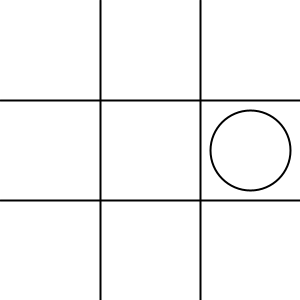
Frame 1 (no input)
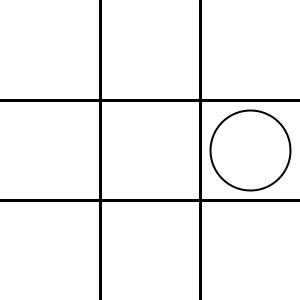
Frame 60 (the mouse pressed at the canvas centre just before this capture)
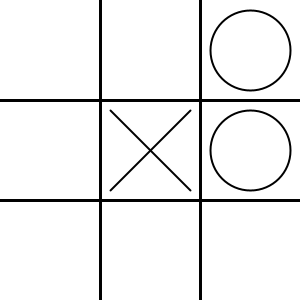
Frame 120 (the mouse held since frame 60 and released just before this capture)

The Processing sketch that drew these frames (run headless with seeded random() and noise(); from frame 60 on, the mouse is pressed at the canvas centre):

// Processing sketch: processing_126563
// ── processing_126563.pde

int[] board = new int[9];
int botMove;
int shape;

boolean over;
boolean playerTurn;
boolean ai;

void setup() {
  size(300, 300);
  background(255);
  for (int i = 0; i<board.length;i++) {
    board[i] = 0;
  }
}

void draw() {
  strokeWeight(2);
  stroke(0);
  line(width/3, 0, width/3, height);
  line(2*width/3, 0, 2*width/3, height);
  line(0, height/3, width, height/3);
  line(0, 2*height/3, width, 2*height/3);

  if (over==false) {
    if (playerTurn) {
      player();
      pCheckGame();
    }
    else {
      bot();
      bCheckGame();
    }
  }
  else {
    delay(700);
    shape = (int) random(2);
    for (int i = 0; i<board.length;i++) {
      board[i] = 0;
    }
    background(255);
    over = false;
  }
  filledTest();
  mousePressed = false;
}
void filledTest() {
  if ( board[0]!=0 && board[1]!=0 && board[2]!=0 &&
    board[3]!=0 && board[4]!=0 && board[5]!=0 &&
    board[6]!=0 && board[7]!=0 && board[8]!=0) {
    delay(1000);
    over = true;
  }
}

void player() {
  if (mousePressed) {
    if (shape == 0) {
      if (0<mouseX && mouseX<width && 0<mouseY && mouseY<height && board[(3*mouseX/width)+3*round(3*mouseY/height)] == 0) {
        board[(3*mouseX/width)+3*round(3*mouseY/height)] = 1;
        line(width/3*round(3*mouseX/width)+10, height/3*round(3*mouseY/height)+10, width/3*round(3*mouseX/width)+90, height/3*round(3*mouseY/height)+90);
        line(width/3*round(3*mouseX/width)+90, height/3*round(3*mouseY/height)+10, width/3*round(3*mouseX/width)+10, height/3*round(3*mouseY/height)+90);
        playerTurn = false;
      }
    }
    if (shape == 1) {
      if (0<mouseX && mouseX<width && 0<mouseY && mouseY<height && board[(3*mouseX/width)+3*round(3*mouseY/height)] == 0) {
        board[(3*mouseX/width)+3*round(3*mouseY/height)] = 1;
        fill(255);
        ellipse((width/3)*(((3*mouseX/width)+3*round(3*mouseY/height))%3)+50, (height/3)*(((3*mouseX/width)+3*round(3*mouseY/height))/3)+50, 80, 80);
        playerTurn = false;
      }
    }
  }
}

void bot() {
  ai = false;
  if (ai == false && playerTurn == false) {
    botMove = (int)random(9);
    if (board[botMove]==0) {
      if (shape == 0) {
        board[botMove] = 2;
        fill(255);
        ellipse((width/3)*((botMove)%3)+50, (height/3)*((botMove)/3)+50, 80, 80);
        delay(700);
        playerTurn = true;
      }
      if (shape == 1) {
        board[botMove] = 2;
        line((width/3)*((botMove)%3)+10, (height/3)*((botMove)/3)+10, (width/3)*((botMove)%3)+90, (height/3)*((botMove)/3)+90);
        line((width/3)*((botMove)%3)+90, (height/3)*((botMove)/3)+10, (width/3)*((botMove)%3)+10, (height/3)*((botMove)/3)+90);
        delay(700);
        playerTurn = true;
      }
    }
    else {
      botMove = (int) random(9);
    }
  }
}


void pCheckGame() {
  if (board[0]==1 && board[1]==1 &&board[2]==1) {
    stroke(255, 0, 0);
    strokeWeight(5);
    line(0, height/6, width, height/6);
    over = true;
  }
  else if (board[3]==1 && board[4]==1 &&board[5]==1) {
    stroke(255, 0, 0);
    strokeWeight(5);
    line(0, height/2, width, height/2);
    over = true;
  }
  else if (board[6]==1 && board[7]==1 &&board[8]==1) {
    stroke(255, 0, 0);
    strokeWeight(5);
    line(0, 5*height/6, width, 5*height/6);
    over = true;
  }
  else if (board[0]==1 && board[3]==1 &&board[6]==1) {
    stroke(255, 0, 0);
    strokeWeight(5);
    line(width/6, 0, width/6, height);
    over = true;
  }
  else if (board[1]==1 && board[4]==1 &&board[7]==1) {
    stroke(255, 0, 0);
    strokeWeight(5);
    line(width/2, 0, width/2, height);
    over = true;
  }
  else if (board[2]==1 && board[5]==1 &&board[8]==1) {
    stroke(255, 0, 0);
    strokeWeight(5);
    line(5*width/6, 0, 5*width/6, height);
    over = true;
  }
  else if (board[2]==1 && board[4]==1 &&board[6]==1) {
    stroke(255, 0, 0);
    strokeWeight(5);
    line(0, height, width, 0);
    over = true;
  }
  else if (board[0]==1 && board[4]==1 &&board[8]==1) {
    stroke(255, 0, 0);
    strokeWeight(5);
    line(0, 0, width, height);
    over = true;
  }
}

void bCheckGame() {
  if (board[0]==2 && board[1]==2 &&board[2]==2) {
    stroke(0, 0, 255);
    strokeWeight(5);
    line(0, height/6, width, height/6);
    over = true;
  }
  else if (board[3]==2 && board[4]==2 &&board[5]==2) {
    stroke(0, 0, 255);
    strokeWeight(5);
    line(0, height/2, width, height/2);
    over = true;
  }
  else if (board[6]==2 && board[7]==2 &&board[8]==2) {
    stroke(0, 0, 255);
    strokeWeight(5);
    line(0, 5*height/6, width, 5*height/6);
    over = true;
  }
  else if (board[0]==2 && board[3]==2 &&board[6]==2) {
    stroke(0, 0, 255);
    strokeWeight(5);
    line(width/6, 0, width/6, height);
    over = true;
  }
  else if (board[1]==2 && board[4]==2 &&board[7]==2) {
    stroke(0, 0, 255);
    strokeWeight(5);
    line(width/2, 0, width/2, height);
    over = true;
  }
  else if (board[2]==2 && board[5]==2 &&board[8]==2) {
    stroke(0, 0, 255);
    strokeWeight(5);
    line(5*width/6, 0, 5*width/6, height);
    over = true;
  }
  else if (board[0]==2 && board[4]==2 &&board[8]==2) {
    stroke(0, 0, 255);
    strokeWeight(5);
    line(0, 0, width, height);
    over = true;
  }
  else if (board[2]==2 && board[4]==2 &&board[6]==2) {
    stroke(0, 0, 255);
    strokeWeight(5);
    line(0, height, width, 0);
    over = true;
  }
}
